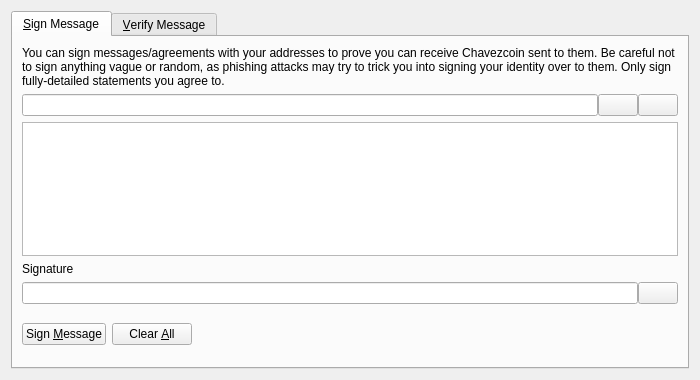
<?xml version="1.0" encoding="UTF-8"?>
<ui version="4.0">
 <class>SignVerifyMessageDialog</class>
 <widget class="QDialog" name="SignVerifyMessageDialog">
  <property name="geometry">
   <rect>
    <x>0</x>
    <y>0</y>
    <width>700</width>
    <height>380</height>
   </rect>
  </property>
  <property name="windowTitle">
   <string>Signatures - Sign / Verify a Message</string>
  </property>
  <property name="modal">
   <bool>true</bool>
  </property>
  <layout class="QVBoxLayout" name="verticalLayout">
   <item>
    <widget class="QTabWidget" name="tabWidget">
     <property name="currentIndex">
      <number>0</number>
     </property>
     <widget class="QWidget" name="tabSignMessage">
      <attribute name="title">
       <string>&amp;Sign Message</string>
      </attribute>
      <layout class="QVBoxLayout" name="verticalLayout_SM">
       <item>
        <widget class="QLabel" name="infoLabel_SM">
         <property name="text">
          <string>You can sign messages/agreements with your addresses to prove you can receive Chavezcoin sent to them. Be careful not to sign anything vague or random, as phishing attacks may try to trick you into signing your identity over to them. Only sign fully-detailed statements you agree to.</string>
         </property>
         <property name="textFormat">
          <enum>Qt::PlainText</enum>
         </property>
         <property name="wordWrap">
          <bool>true</bool>
         </property>
        </widget>
       </item>
       <item>
        <layout class="QHBoxLayout" name="horizontalLayout_1_SM">
         <property name="spacing">
          <number>0</number>
         </property>
         <item>
          <widget class="QValidatedLineEdit" name="addressIn_SM">
           <property name="toolTip">
            <string>The Chavezcoin address to sign the message with</string>
           </property>
          </widget>
         </item>
         <item>
          <widget class="QPushButton" name="addressBookButton_SM">
           <property name="toolTip">
            <string>Choose previously used address</string>
           </property>
           <property name="text">
            <string/>
           </property>
           <property name="shortcut">
            <string>Alt+A</string>
           </property>
           <property name="autoDefault">
            <bool>false</bool>
           </property>
          </widget>
         </item>
         <item>
          <widget class="QPushButton" name="pasteButton_SM">
           <property name="toolTip">
            <string>Paste address from clipboard</string>
           </property>
           <property name="text">
            <string/>
           </property>
           <property name="shortcut">
            <string>Alt+P</string>
           </property>
           <property name="autoDefault">
            <bool>false</bool>
           </property>
          </widget>
         </item>
        </layout>
       </item>
       <item>
        <widget class="QPlainTextEdit" name="messageIn_SM">
         <property name="toolTip">
          <string>Enter the message you want to sign here</string>
         </property>
        </widget>
       </item>
       <item>
        <widget class="QLabel" name="signatureLabel_SM">
         <property name="text">
          <string>Signature</string>
         </property>
         <property name="textFormat">
          <enum>Qt::PlainText</enum>
         </property>
        </widget>
       </item>
       <item>
        <layout class="QHBoxLayout" name="horizontalLayout_2_SM">
         <property name="spacing">
          <number>0</number>
         </property>
         <item>
          <widget class="QLineEdit" name="signatureOut_SM">
           <property name="font">
            <font>
             <italic>true</italic>
            </font>
           </property>
           <property name="readOnly">
            <bool>true</bool>
           </property>
          </widget>
         </item>
         <item>
          <widget class="QPushButton" name="copySignatureButton_SM">
           <property name="toolTip">
            <string>Copy the current signature to the system clipboard</string>
           </property>
           <property name="text">
            <string/>
           </property>
           <property name="autoDefault">
            <bool>false</bool>
           </property>
          </widget>
         </item>
        </layout>
       </item>
       <item>
        <layout class="QHBoxLayout" name="horizontalLayout_3_SM">
         <item>
          <widget class="QPushButton" name="signMessageButton_SM">
           <property name="toolTip">
            <string>Sign the message to prove you own this Chavezcoin address</string>
           </property>
           <property name="text">
            <string>Sign &amp;Message</string>
           </property>
           <property name="autoDefault">
            <bool>false</bool>
           </property>
          </widget>
         </item>
         <item>
          <widget class="QPushButton" name="clearButton_SM">
           <property name="toolTip">
            <string>Reset all sign message fields</string>
           </property>
           <property name="text">
            <string>Clear &amp;All</string>
           </property>
           <property name="autoDefault">
            <bool>false</bool>
           </property>
          </widget>
         </item>
         <item>
          <spacer name="horizontalSpacer_1_SM">
           <property name="orientation">
            <enum>Qt::Horizontal</enum>
           </property>
           <property name="sizeHint" stdset="0">
            <size>
             <width>40</width>
             <height>48</height>
            </size>
           </property>
          </spacer>
         </item>
         <item>
          <widget class="QLabel" name="statusLabel_SM">
           <property name="font">
            <font>
             <weight>75</weight>
             <bold>true</bold>
            </font>
           </property>
           <property name="text">
            <string/>
           </property>
           <property name="wordWrap">
            <bool>true</bool>
           </property>
          </widget>
         </item>
         <item>
          <spacer name="horizontalSpacer_2_SM">
           <property name="orientation">
            <enum>Qt::Horizontal</enum>
           </property>
           <property name="sizeHint" stdset="0">
            <size>
             <width>40</width>
             <height>48</height>
            </size>
           </property>
          </spacer>
         </item>
        </layout>
       </item>
      </layout>
     </widget>
     <widget class="QWidget" name="tabVerifyMessage">
      <attribute name="title">
       <string>&amp;Verify Message</string>
      </attribute>
      <layout class="QVBoxLayout" name="verticalLayout_VM">
       <item>
        <widget class="QLabel" name="infoLabel_VM">
         <property name="text">
          <string>Enter the receiver's address, message (ensure you copy line breaks, spaces, tabs, etc. exactly) and signature below to verify the message. Be careful not to read more into the signature than what is in the signed message itself, to avoid being tricked by a man-in-the-middle attack. Note that this only proves the signing party receives with the address, it cannot prove sendership of any transaction!</string>
         </property>
         <property name="textFormat">
          <enum>Qt::PlainText</enum>
         </property>
         <property name="alignment">
          <set>Qt::AlignLeading|Qt::AlignLeft|Qt::AlignTop</set>
         </property>
         <property name="wordWrap">
          <bool>true</bool>
         </property>
        </widget>
       </item>
       <item>
        <layout class="QHBoxLayout" name="horizontalLayout_1_VM">
         <property name="spacing">
          <number>0</number>
         </property>
         <item>
          <widget class="QValidatedLineEdit" name="addressIn_VM">
           <property name="toolTip">
            <string>The Chavezcoin address the message was signed with</string>
           </property>
          </widget>
         </item>
         <item>
          <widget class="QPushButton" name="addressBookButton_VM">
           <property name="toolTip">
            <string>Choose previously used address</string>
           </property>
           <property name="text">
            <string/>
           </property>
           <property name="shortcut">
            <string>Alt+A</string>
           </property>
           <property name="autoDefault">
            <bool>false</bool>
           </property>
          </widget>
         </item>
        </layout>
       </item>
       <item>
        <widget class="QPlainTextEdit" name="messageIn_VM"/>
       </item>
       <item>
        <widget class="QValidatedLineEdit" name="signatureIn_VM"/>
       </item>
       <item>
        <layout class="QHBoxLayout" name="horizontalLayout_2_VM">
         <item>
          <widget class="QPushButton" name="verifyMessageButton_VM">
           <property name="toolTip">
            <string>Verify the message to ensure it was signed with the specified Chavezcoin address</string>
           </property>
           <property name="text">
            <string>Verify &amp;Message</string>
           </property>
           <property name="autoDefault">
            <bool>false</bool>
           </property>
          </widget>
         </item>
         <item>
          <widget class="QPushButton" name="clearButton_VM">
           <property name="toolTip">
            <string>Reset all verify message fields</string>
           </property>
           <property name="text">
            <string>Clear &amp;All</string>
           </property>
           <property name="autoDefault">
            <bool>false</bool>
           </property>
          </widget>
         </item>
         <item>
          <spacer name="horizontalSpacer_1_VM">
           <property name="orientation">
            <enum>Qt::Horizontal</enum>
           </property>
           <property name="sizeHint" stdset="0">
            <size>
             <width>40</width>
             <height>48</height>
            </size>
           </property>
          </spacer>
         </item>
         <item>
          <widget class="QLabel" name="statusLabel_VM">
           <property name="font">
            <font>
             <weight>75</weight>
             <bold>true</bold>
            </font>
           </property>
           <property name="text">
            <string/>
           </property>
           <property name="wordWrap">
            <bool>true</bool>
           </property>
          </widget>
         </item>
         <item>
          <spacer name="horizontalSpacer_2_VM">
           <property name="orientation">
            <enum>Qt::Horizontal</enum>
           </property>
           <property name="sizeHint" stdset="0">
            <size>
             <width>40</width>
             <height>48</height>
            </size>
           </property>
          </spacer>
         </item>
        </layout>
       </item>
      </layout>
     </widget>
    </widget>
   </item>
  </layout>
 </widget>
 <customwidgets>
  <customwidget>
   <class>QValidatedLineEdit</class>
   <extends>QLineEdit</extends>
   <header>qvalidatedlineedit.h</header>
  </customwidget>
 </customwidgets>
 <resources>
  <include location="../chavezcoin.qrc"/>
 </resources>
 <connections/>
</ui>
